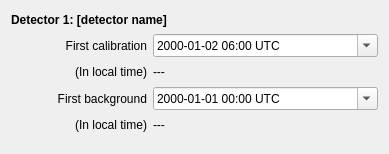
<?xml version="1.0" encoding="UTF-8"?>
<ui version="4.0">
 <class>CalBgStartWidget</class>
 <widget class="QWidget" name="CalBgStartWidget">
  <property name="geometry">
   <rect>
    <x>0</x>
    <y>0</y>
    <width>389</width>
    <height>154</height>
   </rect>
  </property>
  <property name="windowTitle">
   <string>Form</string>
  </property>
  <layout class="QGridLayout" name="gridLayout">
   <item row="0" column="0" colspan="2">
    <widget class="QLabel" name="titleLabel">
     <property name="font">
      <font>
       <weight>75</weight>
       <bold>true</bold>
      </font>
     </property>
     <property name="text">
      <string>Detector 1: [detector name]</string>
     </property>
    </widget>
   </item>
   <item row="1" column="0">
    <widget class="QLabel" name="label_4">
     <property name="text">
      <string>First calibration</string>
     </property>
     <property name="alignment">
      <set>Qt::AlignRight|Qt::AlignTrailing|Qt::AlignVCenter</set>
     </property>
    </widget>
   </item>
   <item row="1" column="1">
    <widget class="QDateTimeEdit" name="firstScheduledCalibrationDateTimeEdit">
     <property name="enabled">
      <bool>true</bool>
     </property>
     <property name="showGroupSeparator" stdset="0">
      <bool>false</bool>
     </property>
     <property name="dateTime">
      <datetime>
       <hour>6</hour>
       <minute>0</minute>
       <second>0</second>
       <year>2000</year>
       <month>1</month>
       <day>2</day>
      </datetime>
     </property>
     <property name="currentSection">
      <enum>QDateTimeEdit::HourSection</enum>
     </property>
     <property name="displayFormat">
      <string>yyyy-MM-dd hh:mm UTC</string>
     </property>
     <property name="calendarPopup">
      <bool>true</bool>
     </property>
     <property name="timeSpec">
      <enum>Qt::UTC</enum>
     </property>
    </widget>
   </item>
   <item row="2" column="0">
    <widget class="QLabel" name="label_10">
     <property name="text">
      <string>(In local time)</string>
     </property>
     <property name="alignment">
      <set>Qt::AlignRight|Qt::AlignTrailing|Qt::AlignVCenter</set>
     </property>
    </widget>
   </item>
   <item row="2" column="1">
    <widget class="QLabel" name="calLocalTimeLabel">
     <property name="text">
      <string>---</string>
     </property>
    </widget>
   </item>
   <item row="3" column="0">
    <widget class="QLabel" name="label_8">
     <property name="text">
      <string>First background</string>
     </property>
     <property name="alignment">
      <set>Qt::AlignRight|Qt::AlignTrailing|Qt::AlignVCenter</set>
     </property>
    </widget>
   </item>
   <item row="3" column="1">
    <widget class="QDateTimeEdit" name="firstScheduledBackgroundDateTimeEdit">
     <property name="enabled">
      <bool>true</bool>
     </property>
     <property name="currentSection">
      <enum>QDateTimeEdit::HourSection</enum>
     </property>
     <property name="displayFormat">
      <string>yyyy-MM-dd hh:mm UTC</string>
     </property>
     <property name="calendarPopup">
      <bool>true</bool>
     </property>
     <property name="timeSpec">
      <enum>Qt::UTC</enum>
     </property>
    </widget>
   </item>
   <item row="4" column="0">
    <widget class="QLabel" name="label_11">
     <property name="text">
      <string>(In local time)</string>
     </property>
     <property name="alignment">
      <set>Qt::AlignRight|Qt::AlignTrailing|Qt::AlignVCenter</set>
     </property>
    </widget>
   </item>
   <item row="4" column="1">
    <widget class="QLabel" name="bgLocalTimeLabel">
     <property name="text">
      <string>---</string>
     </property>
    </widget>
   </item>
   <item row="5" column="1">
    <spacer name="verticalSpacer">
     <property name="orientation">
      <enum>Qt::Vertical</enum>
     </property>
     <property name="sizeType">
      <enum>QSizePolicy::Fixed</enum>
     </property>
     <property name="sizeHint" stdset="0">
      <size>
       <width>225</width>
       <height>10</height>
      </size>
     </property>
    </spacer>
   </item>
  </layout>
 </widget>
 <resources/>
 <connections/>
</ui>
